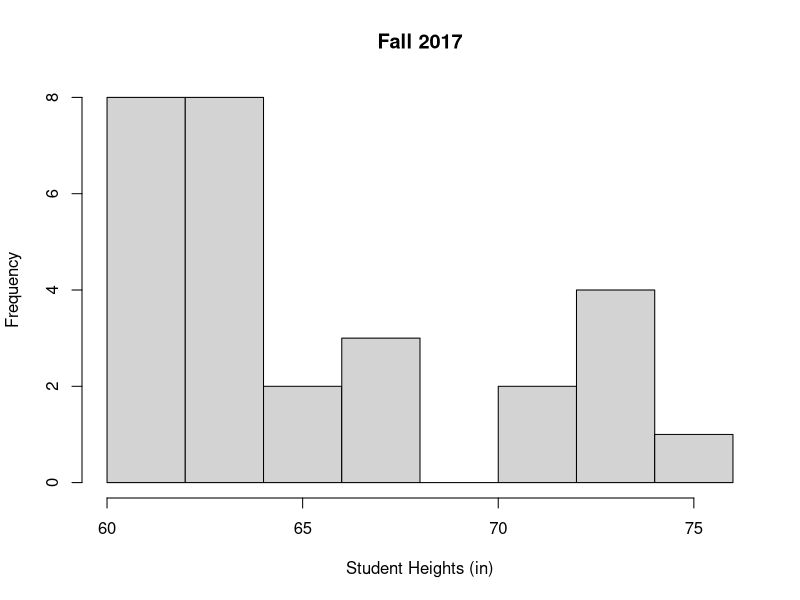
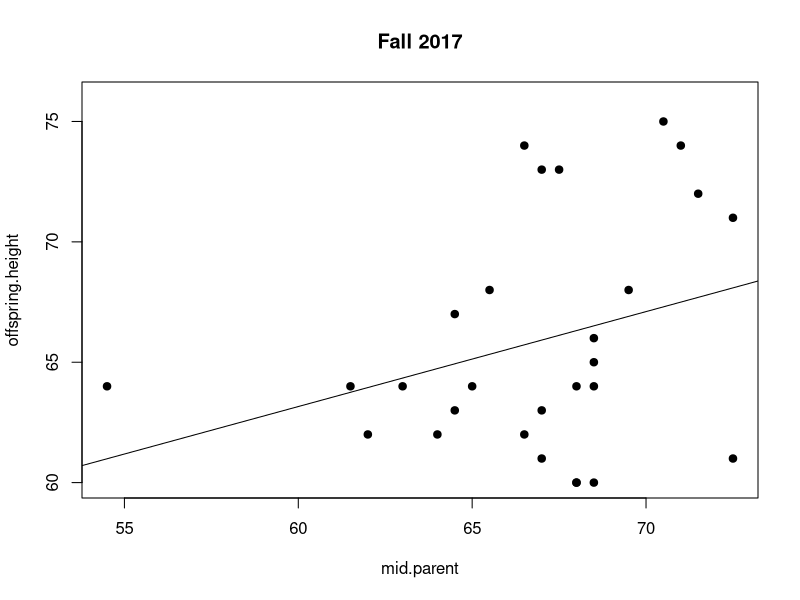
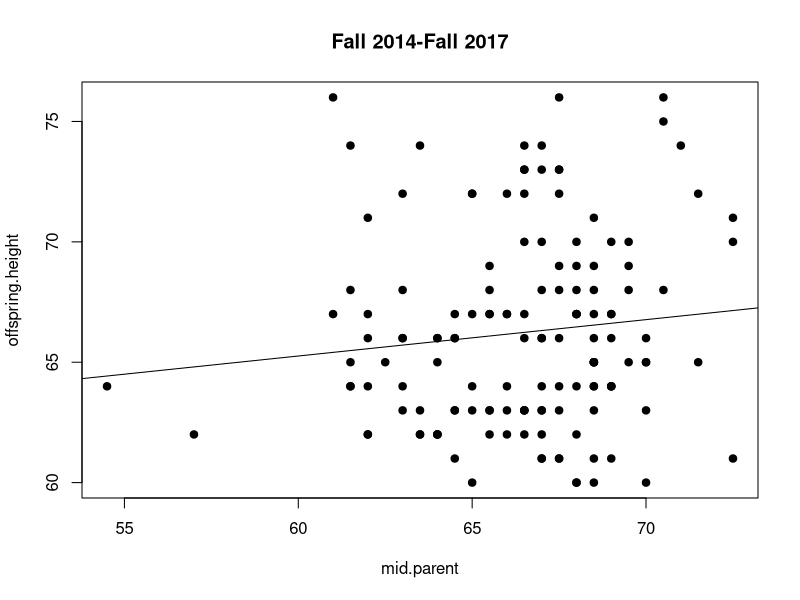
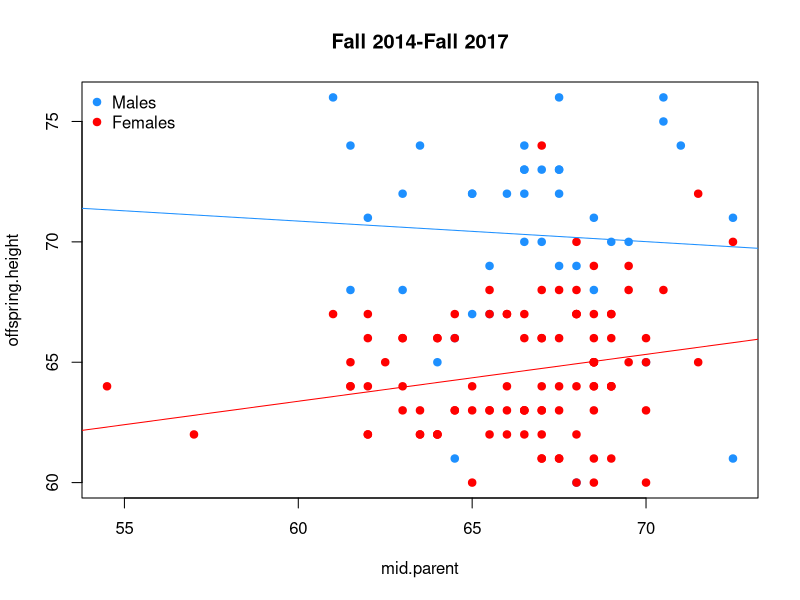
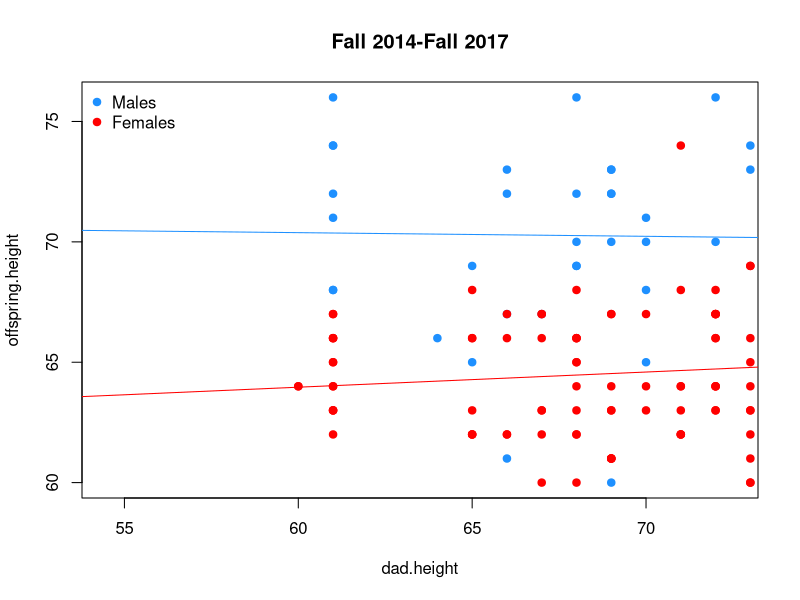
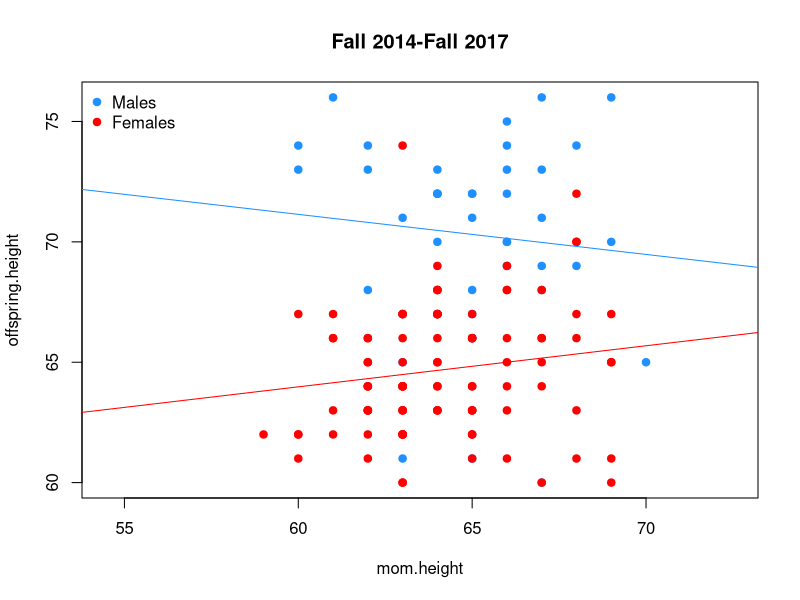
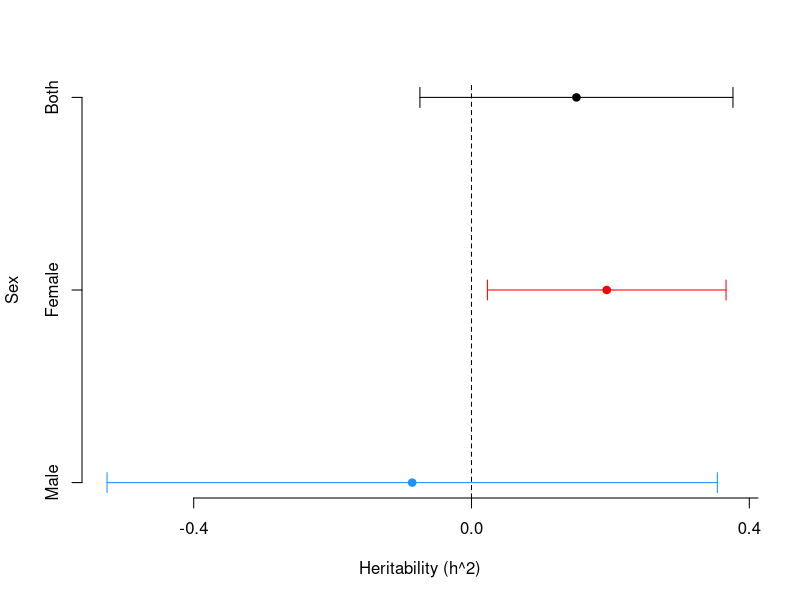

Here is the R script that generated these plots, in order:

dat = read.csv('height_211.csv')

mod1 = lm(offspring.height ~ mid.parent, data=dat)
mod2 = update(mod1, . ~ . + Sex)
mod3 = lm(offspring.height ~ dad.height + mom.height + Sex, data=dat)

pdf('./height_midparent.pdf')
par(mfrow=c(1,1))
hist(dat$offspring.height[dat$semester=='fall' & dat$year ==2017],
     xlab='Student Heights (in)', main='Fall 2017')
ylims = range(dat$offspring.height)
xlims = range(dat$mid.parent, na.rm=T)
plot(offspring.height ~ mid.parent, data=dat, subset=semester=='fall' & year==2017,
     pch=19, xlim=xlims, ylim=ylims, main='Fall 2017')
abline(lm(offspring.height ~ mid.parent, data=dat, subset=semester=='fall' & year==2017))
###
plot(offspring.height ~ mid.parent, data=dat, pch=19, xlim=xlims, ylim=ylims,
     main='Fall 2014-Fall 2017')
abline(lm(offspring.height ~ mid.parent, data=dat))
###
plot(offspring.height ~ mid.parent, data=dat, type='n', xlim=xlims, ylim=ylims,
     main='Fall 2014-Fall 2017')
points(offspring.height ~ mid.parent, data=dat, subset=Sex=='M', col='dodgerblue',
       pch=19)
points(offspring.height ~ mid.parent, data=dat, subset=Sex=='F', col='red',
       pch=19)
abline(lm(offspring.height ~ mid.parent, data=dat, subset=Sex=='M'), 
       col='dodgerblue')
abline(lm(offspring.height ~ mid.parent, data=dat, subset=Sex=='F'), 
       col='red')
legend('topleft', c('Males', 'Females'), col=c('dodgerblue','red'), pch=19,bty='n')
##
plot(offspring.height ~ dad.height, data=dat, type='n', xlim=xlims, ylim=ylims,
     main='Fall 2014-Fall 2017')
points(offspring.height ~ dad.height, data=dat, subset=Sex=='M', col='dodgerblue',
       pch=19)
points(offspring.height ~ dad.height, data=dat, subset=Sex=='F', col='red',
       pch=19)
abline(lm(offspring.height ~ dad.height, data=dat, subset=Sex=='M'), 
       col='dodgerblue')
abline(lm(offspring.height ~ dad.height, data=dat, subset=Sex=='F'), 
       col='red')
legend('topleft', c('Males', 'Females'), col=c('dodgerblue','red'), pch=19,bty='n')
##
plot(offspring.height ~ mom.height, data=dat, type='n', xlim=xlims, ylim=ylims,
     main='Fall 2014-Fall 2017')
points(offspring.height ~ mom.height, data=dat, subset=Sex=='M', col='dodgerblue',
       pch=19)
points(offspring.height ~ mom.height, data=dat, subset=Sex=='F', col='red',
       pch=19)
abline(lm(offspring.height ~ mom.height, data=dat, subset=Sex=='M'), 
       col='dodgerblue')
abline(lm(offspring.height ~ mom.height, data=dat, subset=Sex=='F'), 
       col='red')
legend('topleft', c('Males', 'Females'), col=c('dodgerblue','red'), pch=19,bty='n')

dev.off()

mods = vector('list', 3)
h2 = se = rep(NA, 3)

mods[[1]] = lm(offspring.height ~ mid.parent, data=dat)
mods[[2]] = lm(offspring.height ~ mid.parent, data=dat, subset=Sex=='F')
mods[[3]] = lm(offspring.height ~ mid.parent, data=dat, subset=Sex=='M')

for(i in 1:3) {
    h2[i] = coef(mods[[i]])[2]
    se[i] = summary(mods[[i]])$coef[2,2]
}

xmin = min(h2 - 1.96 * se)
xmax = max(h2 + 1.96 * se)

pdf('./heritablity_estimate.pdf')
cols= c('black','red','dodgerblue')
par(mfrow=c(1,1))
plot(h2, 3:1, xlim=c(xmin, xmax), frame.plot=F, axes=F,
     ylab='Sex', xlab='Heritability (h^2)', pch=19,
     col=cols)
arrows(h2 - 1.96 * se, 3:1,
       h2 + 1.96 * se, code=3, 3:1, angle=90, length=.1 , 
       col=cols)
abline(v=0, lty=2)
axis(side=2, at = 3:1, labels = c('Both', 'Female', 'Male'))
axis(side=1, at=seq(-.4, 1.4, .4))
dev.off()
